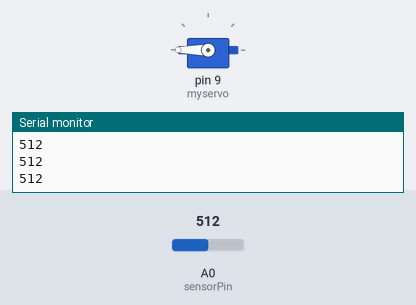
This sketch was run on a simulated Arduino Uno, built with avr-gcc and run on an emulated ATmega328P. Parts: servo, the last lines printed to the serial monitor. The inputs (shaded band) are chosen by the test bench; at power-on: A0 (sensorPin) = 512.

Above: at 1.2 s.
1.3 s: A0 (sensorPin) set to 306
At 2.5 s:
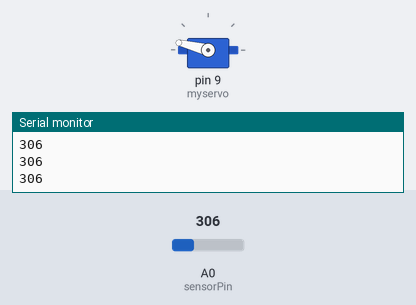
2.8 s: A0 (sensorPin) set to 122
At 3.7 s:
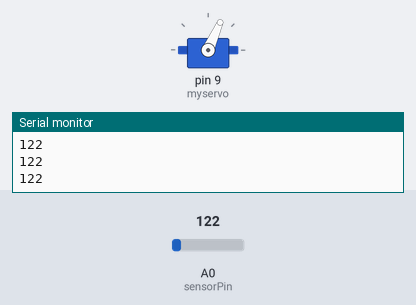
4.3 s: A0 (sensorPin) set to 0
At 4.7 s:
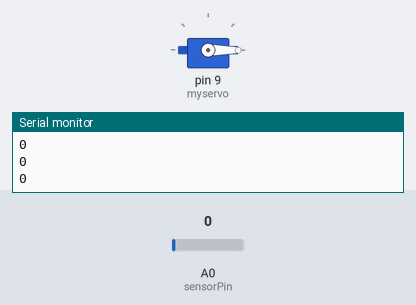
5.8 s: A0 (sensorPin) set to 511
At 7.2 s:
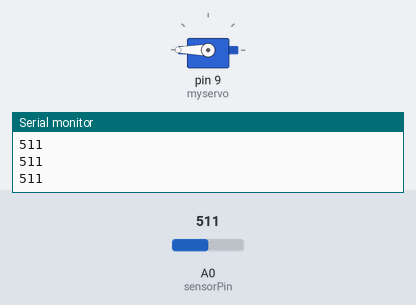
Timing chart, 0 to 8.3 s (numbered marks = the images above; inputs shaded):
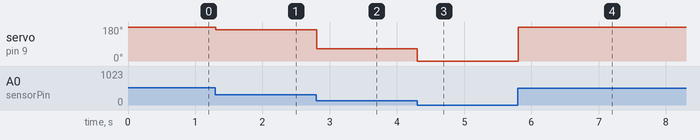

The sketch:

Sweep.ino
```cpp
#include <Servo.h>

Servo myservo;

int sensorPin = A0;
int val = 0;

void setup() {
  myservo.attach(9);
  Serial.begin(9600);
}

void loop() {
  val = analogRead(sensorPin);
  Serial.println(val);

  val = map(val, 0, 330, 0, 180  );
  myservo.write(val);
}
```

Measured:
- after the input at 1.3 s, servo on pin 9 (myservo): 180° → 166° at once
- after the input at 2.8 s, servo on pin 9 (myservo): 166° → 66° at once
- after the input at 4.3 s, servo on pin 9 (myservo): 66° → 0° at once
- after the input at 5.8 s, servo on pin 9 (myservo): 0° → 180° at once
